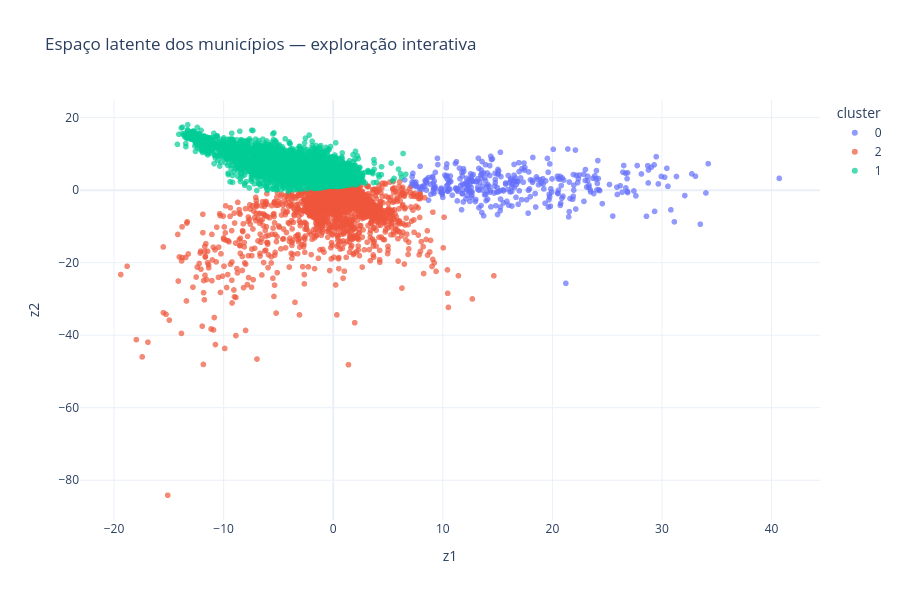

This figure's notebook cell:
### Markdown cell above
### 12.1 Versão interativa (Plotly)

### Code cell
fig = px.scatter(
    embeddings, x="z1", y="z2",
    color=embeddings["cluster"].astype(str),
    hover_data=["NM_MUN", "NM_UF", "NM_REGIAO"],
    title="Espaço latente dos municípios — exploração interativa",
    opacity=0.7, width=900, height=600,
)
fig.update_traces(marker=dict(size=6))
fig.update_layout(legend_title_text="cluster", template="plotly_white")
fig.show()

### Figure 1 — Plotly figure (JSON) as saved in the notebook; plotly's stock layout.template omitted (floating-point values rounded to 4 significant figures; data arrays with more than 128 entries replaced by an {"elided": "..."} marker saying what was removed)
{"data": [{"customdata": {"elided": "348x3 str values"}, "hovertemplate": "color=0<br>z1=%{x}<br>z2=%{y}<br>NM_MUN=%{customdata[0]}<br>NM_UF=%{customdata[1]}<br>NM_REGIAO=%{customdata[2]}<extra></extra>", "legendgroup": "0", "marker": {"color": "#636efa", "opacity": 0.7, "size": 6, "symbol": "circle"}, "mode": "markers", "name": "0", "showlegend": true, "type": "scattergl", "x": {"elided": "348 float values"}, "xaxis": "x", "y": {"elided": "348 float values"}, "yaxis": "y"}, {"customdata": {"elided": "2160x3 str values"}, "hovertemplate": "color=2<br>z1=%{x}<br>z2=%{y}<br>NM_MUN=%{customdata[0]}<br>NM_UF=%{customdata[1]}<br>NM_REGIAO=%{customdata[2]}<extra></extra>", "legendgroup": "2", "marker": {"color": "#EF553B", "opacity": 0.7, "size": 6, "symbol": "circle"}, "mode": "markers", "name": "2", "showlegend": true, "type": "scattergl", "x": {"elided": "2160 float values"}, "xaxis": "x", "y": {"elided": "2160 float values"}, "yaxis": "y"}, {"customdata": {"elided": "3062x3 str values"}, "hovertemplate": "color=1<br>z1=%{x}<br>z2=%{y}<br>NM_MUN=%{customdata[0]}<br>NM_UF=%{customdata[1]}<br>NM_REGIAO=%{customdata[2]}<extra></extra>", "legendgroup": "1", "marker": {"color": "#00cc96", "opacity": 0.7, "size": 6, "symbol": "circle"}, "mode": "markers", "name": "1", "showlegend": true, "type": "scattergl", "x": {"elided": "3062 float values"}, "xaxis": "x", "y": {"elided": "3062 float values"}, "yaxis": "y"}], "layout": {"height": 600, "legend": {"title": {"text": "cluster"}, "tracegroupgap": 0}, "title": {"text": "Espaço latente dos municípios — exploração interativa"}, "width": 900, "xaxis": {"anchor": "y", "domain": [0, 1], "title": {"text": "z1"}}, "yaxis": {"anchor": "x", "domain": [0, 1], "title": {"text": "z2"}}}}
